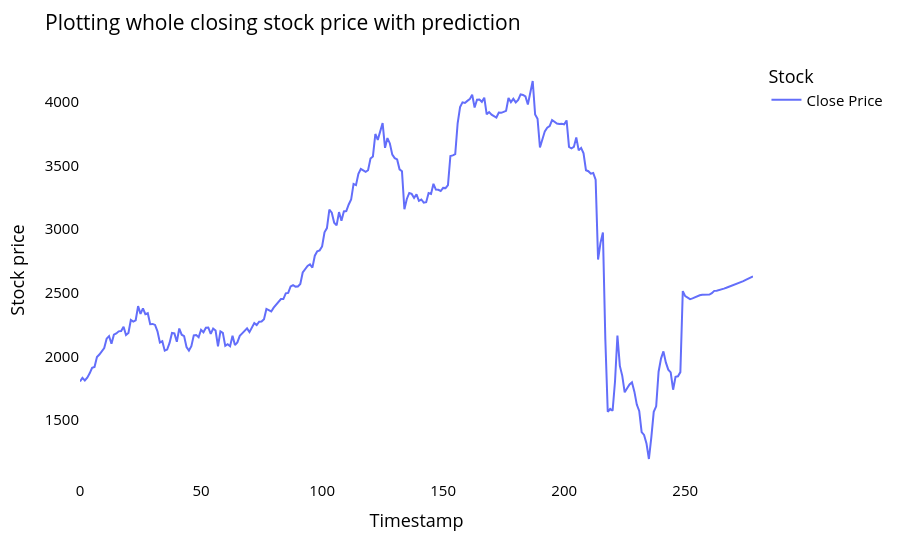

Source (notebook cell):
### Markdown cell above
### Plotting whole closing stock price with prediction

### Code cell
svrdf=closedf.tolist()
svrdf.extend((np.array(lst_output).reshape(-1,1)).tolist())
svrdf=scaler.inverse_transform(svrdf).reshape(1,-1).tolist()[0]

names = cycle(['Close Price'])

fig = px.line(svrdf,labels={'value': 'Stock price','index': 'Timestamp'})
fig.update_layout(title_text='Plotting whole closing stock price with prediction',
                  plot_bgcolor='white', font_size=15, font_color='black',legend_title_text='Stock')
fig.for_each_trace(lambda t:  t.update(name = next(names)))
fig.update_xaxes(showgrid=False)
fig.update_yaxes(showgrid=False)
fig.show()

### Figure 1 — Plotly figure (JSON) as saved in the notebook; plotly's stock layout.template omitted (floating-point values rounded to 4 significant figures; data arrays with more than 128 entries replaced by an {"elided": "..."} marker saying what was removed)
{"data": [{"hovertemplate": "variable=0<br>Timestamp=%{x}<br>Stock price=%{y}<extra></extra>", "legendgroup": "0", "line": {"color": "#636efa", "dash": "solid"}, "marker": {"symbol": "circle"}, "mode": "lines", "name": "Close Price", "orientation": "v", "showlegend": true, "type": "scatter", "x": {"elided": "279 int values"}, "xaxis": "x", "y": {"elided": "279 float values"}, "yaxis": "y"}], "layout": {"font": {"color": "black", "size": 15}, "legend": {"title": {"text": "Stock"}, "tracegroupgap": 0}, "margin": {"t": 60}, "plot_bgcolor": "white", "title": {"text": "Plotting whole closing stock price with prediction"}, "xaxis": {"anchor": "y", "domain": [0, 1], "showgrid": false, "title": {"text": "Timestamp"}}, "yaxis": {"anchor": "x", "domain": [0, 1], "showgrid": false, "title": {"text": "Stock price"}}}}
